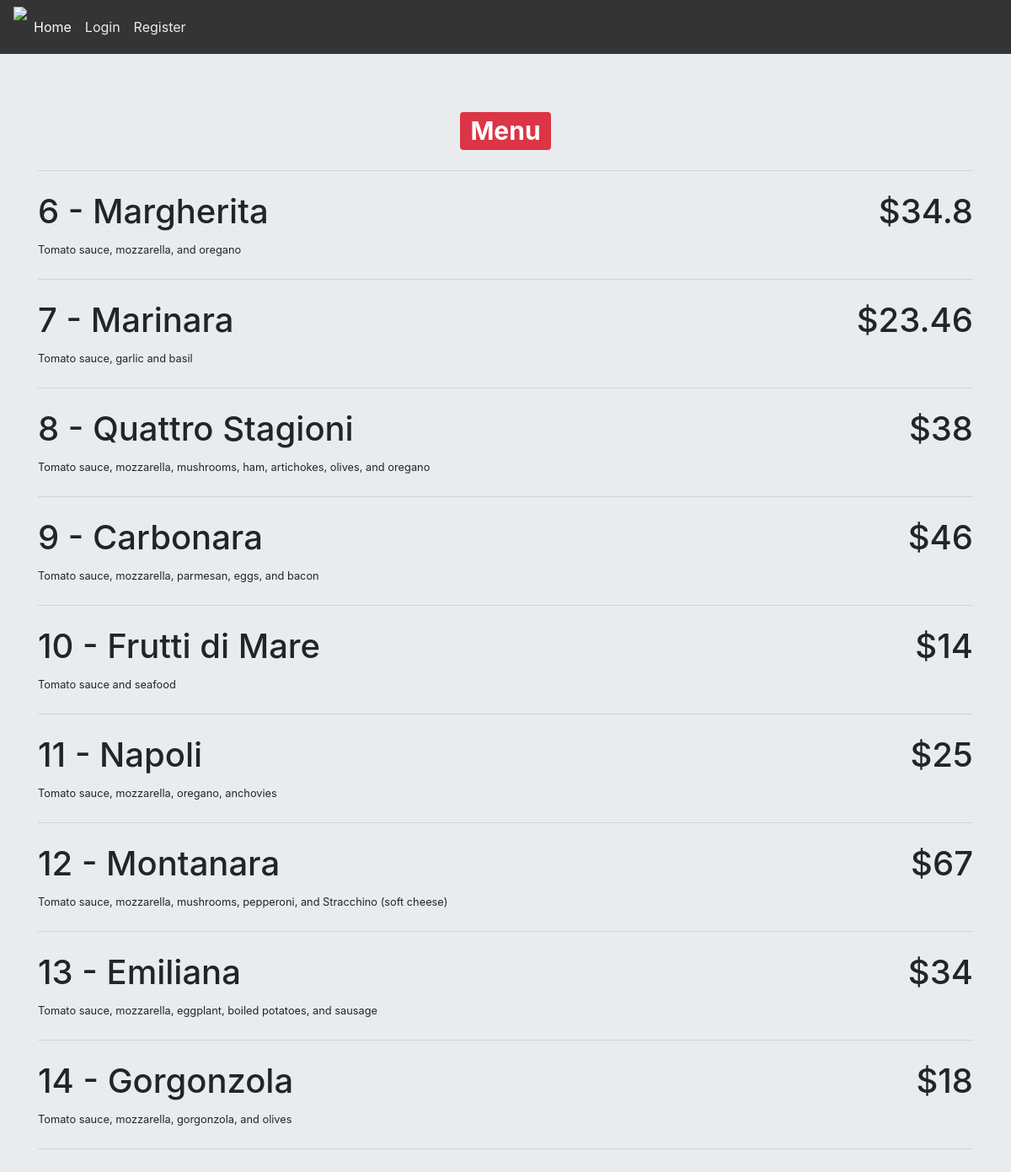
The page /User/index.php on the database its author committed.
### tables this page shows
CREATE TABLE IF NOT EXISTS `pizza` (
  `id` int(11) NOT NULL AUTO_INCREMENT,
  `name` varchar(200) NOT NULL,
  `price` float NOT NULL DEFAULT '0',
  `description` text NOT NULL,
  PRIMARY KEY (`id`)
);

### User/index.php (the view, shortened to what this page needs)
<!DOCTYPE html>
<html>
    <?php include("basepage.php"); ?>
    <body class="background">
        <div id="main">
        	<div class="jumbotron jumbotron-fluid">
				<div class="container">
			    	<center>
                		<h1><span class="badge badge-danger">Menu</span><h1>
                	</center>
                	<hr class='my-4'>
		        <?php
				include("../connect.php");
				$query = "SELECT * FROM db_pizzasystem.pizza";
				$result = mysqli_query($connection ,$query) or die(mysql_error());
				while($fetch = mysqli_fetch_row($result)){
		        	echo "<div class='row'>
		                    <div class='col-sm-12 col-md-12 col-lg-12'>
		                        <h1 style='float:right'>" . "$" . $fetch[2] . "</h1>
		                        <h1>" . $fetch[0] . " - " . $fetch[1] . "</h1>
		                        <small>" . $fetch[3] . "</small>
		                    </div>
		                </div>";
					echo "<hr class='my-4'>";
			    }
				?>
        		</div>
			</div>
        </div>
    </body>
</html>

### rows shown on the page
pizza: price "34.8", id "6", name "Margherita", description "Tomato sauce, mozzarella, and oregano"
pizza: price "23.46", id "7", name "Marinara", description "Tomato sauce, garlic and basil"
pizza: price "38", id "8", name "Quattro Stagioni", description "Tomato sauce, mozzarella, mushrooms, ham, artichokes, olives, and oregano"
pizza: price "46", id "9", name "Carbonara", description "Tomato sauce, mozzarella, parmesan, eggs, and bacon"
pizza: price "14", id "10", name "Frutti di Mare", description "Tomato sauce and seafood"
pizza: price "25", id "11", name "Napoli", description "Tomato sauce, mozzarella, oregano, anchovies"
pizza: price "67", id "12", name "Montanara", description "Tomato sauce, mozzarella, mushrooms, pepperoni, and Stracchino (soft cheese)"
pizza: price "34", id "13", name "Emiliana", description "Tomato sauce, mozzarella, eggplant, boiled potatoes, and sausage"
pizza: price "18", id "14", name "Gorgonzola", description "Tomato sauce, mozzarella, gorgonzola, and olives"
